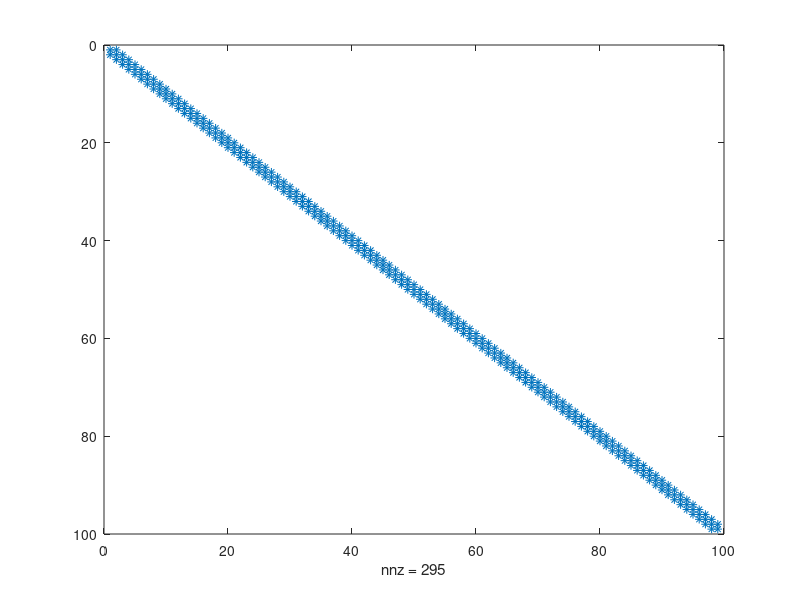

Write the MATLAB code that produced this figure. (Note: this script raises an error after producing the figure.)
%assignment 1: using finite difference method to numerically solve the ODE:
%-u(x)'' + 4u(x) = exp(x), u(0) = u(1) = 0 

%define N number of subintervals between 0 and 1
N=100

x = linspace(0,1,N+1) %create vector of N+1 values of x between 0 and 1

%visualise ODE as matrix equation AU = F, where we are trying to solve for U

%create sparse Matrix A, which implements the 2nd order central finite difference
%method to our problem as a matrix equation. A is multiplied by U to give us the
%right hand side of our ODE 

b = -(N^2)*ones(N-1,1); %the diagonals directly beneath and above A
c = (2*N^2 + 4)*ones(N-1,1); %the main diagonal of A
A = spdiags([b c b], [1 0 -1], N-1, N-1); %using spdiags to create A using the vectors b and c that we just created
A;

f = [exp(x)]'; %gives f for all x, we dont want f1 or fN+1 in calculating U
f(1) = []; f(end) = []; %removes f(x1) and f(xN+1) from f

U = A\f %finds U for U2....UN

U1 = [0, U', 0]'; %defines U(x_1=0) =0 and U(x_N+1 = 1) = 0 


%full(U1) %gives solution vector U1

%%

%visualise the spare matrix we created using the spy function
spy(A)
%% 


%solve ODE with a full matrix


S = full(A)

U_ = S\f

U2 = [0, U_', 0]' %defines U(x1=0) =0 and U(xN+1 = 1) = 0
U2



%% 
spy(S)
%%


%plot analytic solution and numerical solution for different values of N on
%the same plot

%plot(x_analytic,u_analytic)
for N = [8,16,32,64,128,256] %plotting the numerical approximation of U(x) for different values of N
    x = linspace(0,1,N+1)
    U1 = NUMsolve1(N)
    plot(x,U1,'.')
    hold on
end
N = 1024 
x = linspace(0,1,N+1)
    
%plot analytical function
u_analytic = -1/3 * (((1- exp(-1))/(exp(-4) -1)) +1)*exp(2*x) + 1/3 * ((1- exp(-1))/(exp(-4) -1))*exp(-2*x) + 1/3 *(exp(x));


plot(x,u_analytic) %plotting the analytical function against x


hold off
title('Plot of Numerical Solution and Analytical solution for different Values of N')
legend({'N = 8','N = 16','N = 32','N = 64','N = 128','N = 256', 'Analytical Solution'},'Location','southwest')
xlabel('x') 
ylabel('u(x)')

%% 


%calculating the maximum difference between the analytical function and the
%numerical approximation that we created
errors = []';

for N = [8,16,32,64,128,256,512]
    x = linspace(0,1,N+1)
    U2 = NUMsolve1(N)
    y2 = [-1/3 * (((1- exp(-1))/(exp(-4) -1)) +1)*exp(2*x) + 1/3 * ((1- exp(-1))/(exp(-4) -1))*exp(-2*x) + 1/3 *(exp(x))]'

    diff1 = U2 -y2
    abs(diff1)
    errors(end+1) = max(abs(diff1))
end

errors 
%maximum nodal errors


%% 

%%%%%%%%%%%%%%% Part 2



%solving the following ODE for given a(x) and given f(x)
%-u(x)'' + a(x)*u(x) = f(x), u(0) = u(1) = 0 

%a(x) = exp(x^3 - x)

%f(x) = 5/(1+x+x^2)

%define N number of subintervals between 0 and 1
N=200

x = linspace(0,1,N+1) %create vector of N+1 values of x between 0 and 1

%visualise ODE as matrix equation AU = F, where we are trying to solve for
%U

%create sparse Matrix A, which implements the 2nd order central finite difference
%method to our problem as a matrix equation. A is multiplied by U to give us the
%right hand side of our ODE 

h = -(N^2)*ones(N-1,1); %the diagonals directly beneath and above A
g = (2*N^2)*ones(N-1,1); %the main diagonal of A
B = spdiags([h g h], [1 0 -1], N-1, N-1); %using spdiags to create A using the vectors b and c that we just created
B

a = [exp(x.^3 - x)]'
a(1) = []; a(end) = [];

C = spdiags([a], [0], N-1, N-1)


D = B + C


f2 = [cos(x.^2) + 3./(x+1)]'; %gives f for all x, we dont want f1 or fN+1 in calculating U
f2(1) = []; f2(end) = []; %removes f(x1) and f(xN+1) from f

U4 = D\f2 %finds U for U2....UN

U3 = [0, U4', 0]'; %defines U(x1=0) =0 and U(xN+1 = 1) = 0 

U3 %numerical solution vector for part II
%% 

plot(x,U3)
title('Plot of Numerical Solution to $$-u^{\prime \prime}(x) + exp(x^3 -x)\cdot u(x) = cos(x^2) + \frac{3}{x+1}$$','interpreter','latex')
xlabel('x') 
ylabel('u(x)')
%%
%%%%%%%%%%%find errors

%use NUMsolve2(N) function I defined to find double mesh errors by finding the maximum
%of the absolute value of the difference between U(N) and U(2N)
dmesh_errors = []';


for N = [16,32,64,128,256,512]
    x = linspace(0,1,N+1)
    U = NUMsolve2(N)
    U2 = NUMsolve2(2*N)
    
    U2(1:2:end-1) = [] %remove 2nd elements in U2 array so we can compare U wtih U2 on the same x points
    
    diff2 = U2 - U %difference between U(N) and U(2N)
 
    dmesh_errors(end+1) = max(abs(diff2))%compute double mesh error for each N
end

dmesh_errors %double mesh errors



